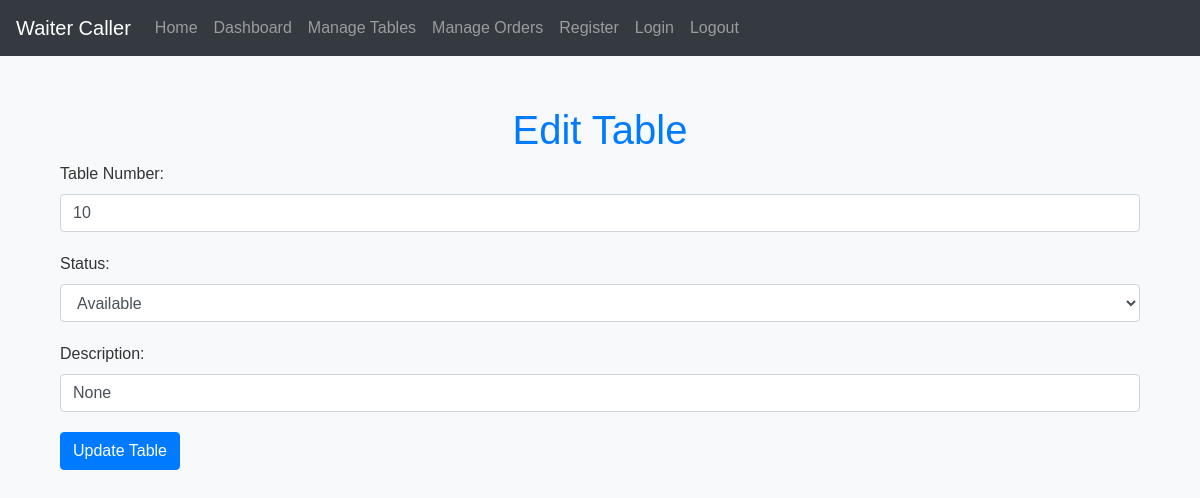
The page /edit_table/5 on the database its author committed.
### app.py (models this page shows, shortened)
class Table(db.Model):
    id = db.Column(db.Integer, primary_key=True)
    table_number = db.Column(db.Integer, unique=True, nullable=False)
    status = db.Column(db.String(20), nullable=False)
    description = db.Column(db.String(200), nullable=True)  # Ensure this column exists

### app.py (the view, shortened to what this page needs)
@app.route('/edit_table/<int:table_id>', methods=['GET', 'POST'])
def edit_table(table_id):
    table = Table.query.get_or_404(table_id)
    return render_template('edit_table.html', table=table)

### templates/edit_table.html (shortened to what this page needs)
{% extends 'base.html' %}
{% block content %}
<div class="container mt-5">
    <h1 class="text-center">Edit Table</h1>
    <form method="POST" action="{{ url_for('edit_table', table_id=table.id) }}">
        <div class="form-group">
            <label for="table_number">Table Number:</label>
            <input type="number" class="form-control" id="table_number" name="table_number" value="{{ table.table_number }}" required>
        </div>
        <div class="form-group">
            <label for="status">Status:</label>
            <select class="form-control" id="status" name="status" required>
                <option value="Available" {% if table.status == 'Available' %}selected{% endif %}>Available</option>
            </select>
        </div>
        <div class="form-group">
            <label for="description">Description:</label>
            <input type="text" class="form-control" id="description" name="description" value="{{ table.description }}">
        </div>
        <button type="submit" class="btn btn-primary">Update Table</button>
    </form>
</div>
{% endblock %}

### static/styles.css (style rules this page uses)
body { font-family: 'Arial', sans-serif; background-color: #f8f9fa; color: #333; }
h1 { color: #007bff; margin-top: 50px; }
.btn-primary { background-color: #007bff; border-color: #007bff; }
.container { margin-top: 50px; margin-bottom: 50px; }
.form-control { margin-bottom: 20px; }

### rows shown on the page
Table: table_number "10", status "Available", description "None"
